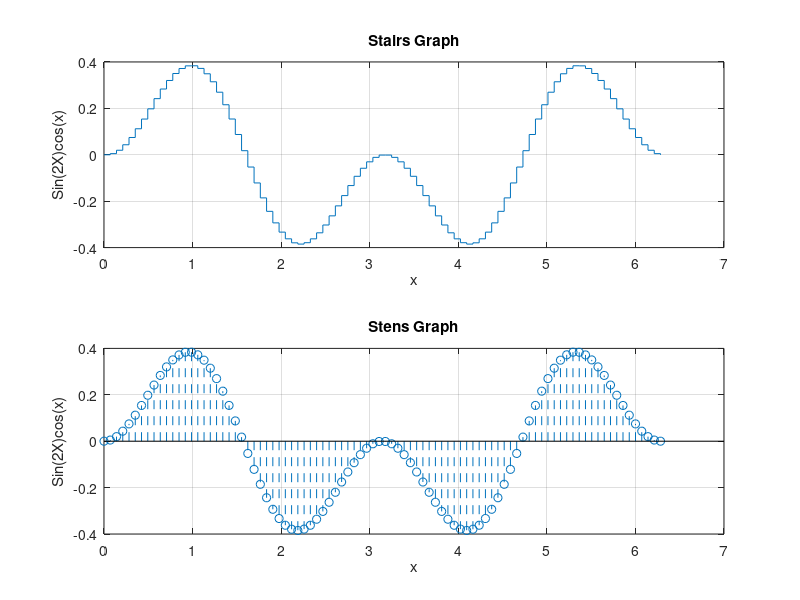

This figure's MATLAB source:
x=linspace(0,2*pi,90);
y=(sin(x).^2).*cos(x);

subplot(2,1,1);
stairs(x,y,'-');
grid on
title('Stairs Graph')
xlabel('x');
ylabel('Sin(2X)cos(x)')

subplot(2,1,2);
stem(x,y,'--');
grid on
title('Stens Graph')
xlabel('x');
ylabel('Sin(2X)cos(x)')